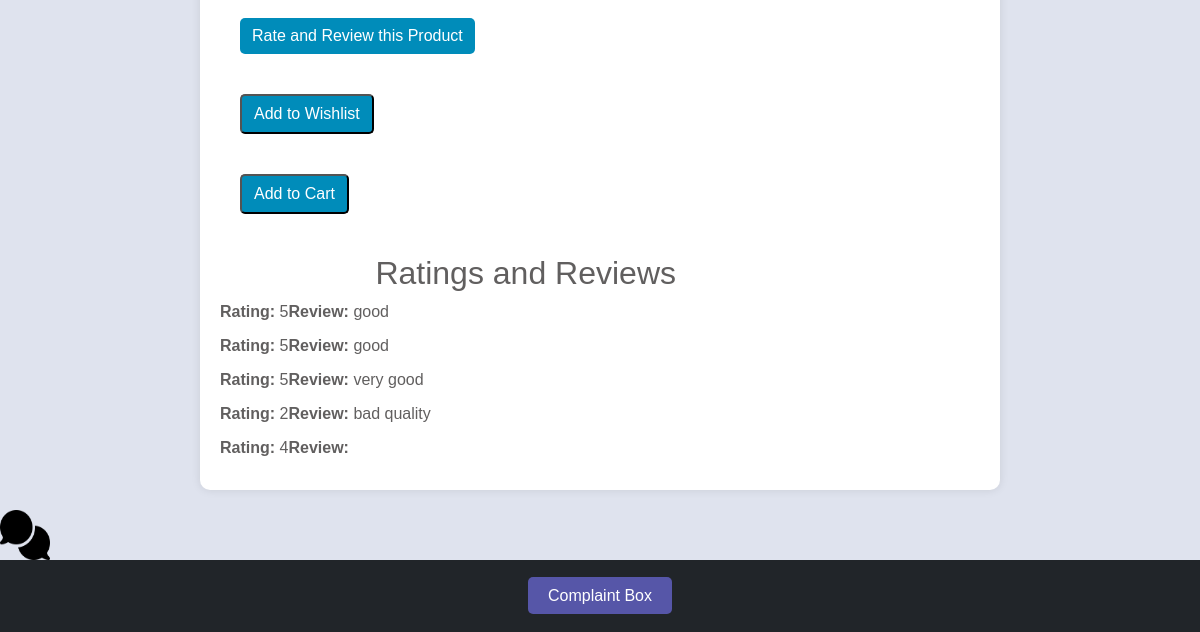
Before: /product/P10001 (lower part) with the older database file.
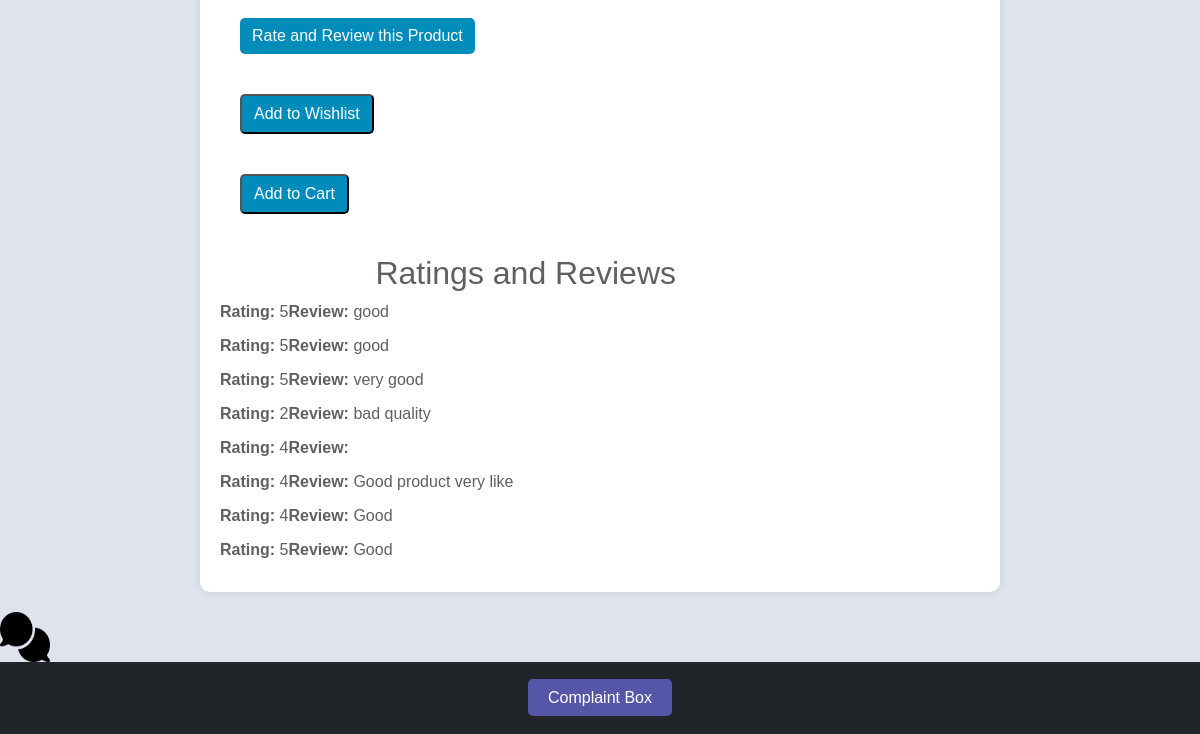
After: the same page with the newer database file.
### app/models.py (models this page shows, shortened)
class RatingReview(db.Model):
    __tablename__ = 'rating_review'
    id = db.Column(db.Integer, primary_key=True)
    item_id = db.Column(db.String(80), db.ForeignKey('item.Item_ID'), nullable=False)
    rating = db.Column(db.Integer, nullable=False)
    review = db.Column(db.Text, nullable=True)

### app/routes.py (the view)
@app.route('/product/<string:Item_ID>')
def product_page(Item_ID):
    product = Items.query.filter_by(Item_ID=Item_ID).first()
    if product is None:
        abort(404)
    product1 = Items.query.filter_by(Item_ID=Item_ID).first()
    ratings_reviews = RatingReview.query.filter_by(item_id=Item_ID).all()
    image_path = product1.pic
    return render_template('product.html', product=product,image_path=image_path,ratings_reviews=ratings_reviews)

### app/templates/product.html (shortened to what this page needs)
{% extends "base.html" %}
{% block content %}
<div class="product-container">
    <ul class="product-details">
        <li class="product-item" style="border-bottom: none;"><a href="/product/{{ product.Item_ID }}/rating_review" class="rating-review-btn">Rate and Review this Product</a></li>
        <li class="product-item" style="border-bottom: none;">
            <form action="{{ url_for('add_to_wishlist') }}" method="POST">
                <button type="submit" class="rating-review-btn">Add to Wishlist</button>
            </form>
        </li>
        <li class="product-item" style="border-bottom: none;">
            <form action="{{ url_for('add_to_cart') }}" method="POST">
                <button type="submit" class="rating-review-btn">Add to Cart</button>
            </form>
        </li>
    </ul>
    <div class="ratings-reviews">
        <h2>Ratings and Reviews</h2>
        {% if ratings_reviews %}
            {% for rating_review in ratings_reviews %}
                <div class="rating-review">
                    <p><strong>Rating:</strong> {{ rating_review.rating }}</p>
                    <p><strong>Review:</strong> {{ rating_review.review }}</p>
                </div>
            {% endfor %}
        {% else %}
            <p>No ratings and reviews yet.</p>
        {% endif %}
    </div>
</div>
{% endblock %}

Changed rows visible on the page:
added RatingReview: rating "4", review "Good product very like"
added RatingReview: rating "4", review "Good"
added RatingReview: rating "5", review "Good"
